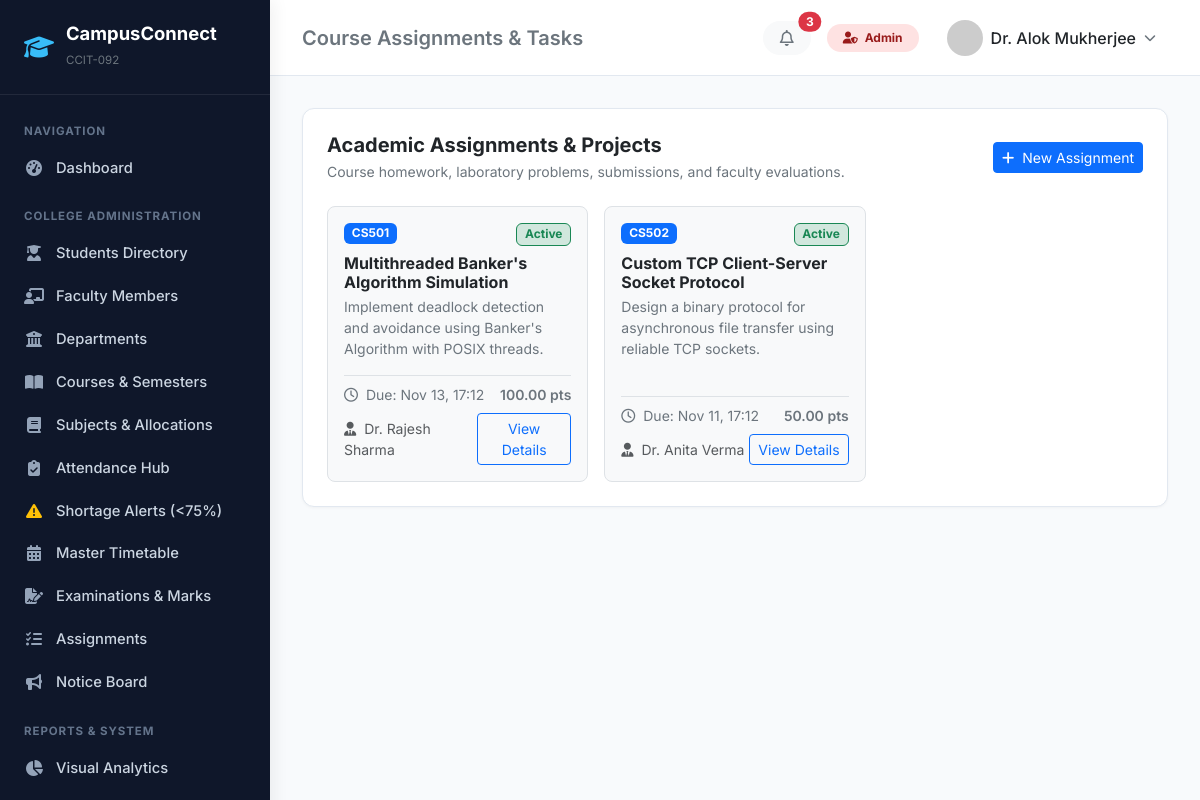
Page /assignments/ (signed in) on the committed database.
### accounts/models.py (models this page shows, shortened)
class CustomUser(AbstractUser):
    ROLE_ADMIN = 'ADMIN'
    ROLE_FACULTY = 'FACULTY'
    ROLE_STUDENT = 'STUDENT'
    ROLE_CHOICES = [
        (ROLE_ADMIN, 'Administrator'),
        (ROLE_FACULTY, 'Faculty / Professor'),
        (ROLE_STUDENT, 'Student'),
    ]
    role = models.CharField(max_length=20, choices=ROLE_CHOICES, default=ROLE_STUDENT)
    phone = models.CharField(max_length=15, blank=True, null=True)
    profile_picture = models.ImageField(upload_to='profiles/', blank=True, null=True)
    address = models.TextField(blank=True, null=True)
    date_of_birth = models.DateField(blank=True, null=True)
    @property
    def is_admin_role(self):
        return self.role == self.ROLE_ADMIN or self.is_superuser
    @property
    def is_faculty_role(self):
        return self.role == self.ROLE_FACULTY
    @property
    def is_student_role(self):
        return self.role == self.ROLE_STUDENT
    @property
    def avatar_url(self):
        if self.profile_picture and hasattr(self.profile_picture, 'url'):
            return self.profile_picture.url
        return f"https://ui-avatars.com/api/?name={self.username}&background=4f46e5&color=fff&size=128"

### assignments/models.py (models this page shows, shortened)
class Assignment(models.Model):
    title = models.CharField(max_length=200)
    description = models.TextField()
    subject = models.ForeignKey(Subject, on_delete=models.CASCADE, related_name='assignments')
    faculty = models.ForeignKey(Faculty, on_delete=models.CASCADE, related_name='created_assignments')
    semester = models.ForeignKey(Semester, on_delete=models.CASCADE, related_name='assignments')
    batch = models.ForeignKey(Batch, on_delete=models.SET_NULL, null=True, blank=True, related_name='assignments')
    attachment = models.FileField(upload_to='assignments/tasks/', blank=True, null=True)
    assigned_date = models.DateTimeField(default=timezone.now)
    due_date = models.DateTimeField()
    max_score = models.DecimalField(max_digits=5, decimal_places=2, default=100.0)
    created_at = models.DateTimeField(auto_now_add=True)
    class Meta:
        ordering = ['-due_date']
    @property
    def is_expired(self):
        return timezone.now() > self.due_date

### academics/models.py (models this page shows, shortened)
class Subject(models.Model):
    TYPE_THEORY = 'THEORY'
    TYPE_PRACTICAL = 'PRACTICAL'
    TYPE_HYBRID = 'HYBRID'
    TYPE_CHOICES = [
        (TYPE_THEORY, 'Theory'),
        (TYPE_PRACTICAL, 'Practical / Lab'),
        (TYPE_HYBRID, 'Hybrid'),
    ]
    code = models.CharField(max_length=20, unique=True)
    name = models.CharField(max_length=150)
    semester = models.ForeignKey(Semester, on_delete=models.CASCADE, related_name='subjects')
    credits = models.PositiveSmallIntegerField(default=4)
    subject_type = models.CharField(max_length=20, choices=TYPE_CHOICES, default=TYPE_THEORY)
    class Meta:
        ordering = ['code']

### faculty/models.py (models this page shows, shortened)
class Faculty(models.Model):
    DESIGNATION_CHOICES = [
        ('PROFESSOR', 'Professor'),
        ('ASSOC_PROF', 'Associate Professor'),
        ('ASST_PROF', 'Assistant Professor'),
        ('HOD', 'Head of Department (HOD)'),
        ('LECTURER', 'Lecturer / Adjunct Faculty'),
    ]
    user = models.OneToOneField(settings.AUTH_USER_MODEL, on_delete=models.CASCADE, related_name='faculty_profile')
    employee_id = models.CharField(max_length=30, unique=True)
    department = models.ForeignKey(Department, on_delete=models.CASCADE, related_name='faculty_members')
    designation = models.CharField(max_length=30, choices=DESIGNATION_CHOICES, default='ASST_PROF')
    qualification = models.CharField(max_length=150, default='Ph.D. / M.Tech')
    joining_date = models.DateField(null=True, blank=True)
    cabin_number = models.CharField(max_length=50, blank=True, null=True)
    emergency_contact = models.CharField(max_length=20, blank=True, null=True)
    is_active = models.BooleanField(default=True)
    class Meta:
        verbose_name_plural = "Faculty Members"
        ordering = ['department', 'employee_id']
    @property
    def full_name(self):
        return self.user.get_full_name() or self.user.username

### assignments/views.py (the view)
# urls.py: path('', views.AssignmentListView.as_view(), name='assignment_list'),
class AssignmentListView(ListView):
    model = Assignment
    template_name = 'assignments/assignment_list.html'
    context_object_name = 'assignments'
    paginate_by = 20
    def get_queryset(self):
        qs = Assignment.objects.select_related('subject', 'faculty__user', 'semester', 'batch')
        user = self.request.user
        if user.is_faculty_role and hasattr(user, 'faculty_profile'):
            qs = qs.filter(faculty=user.faculty_profile)
        elif user.is_student_role and hasattr(user, 'student_profile'):
            qs = qs.filter(semester=user.student_profile.current_semester)
        return qs.order_by('-due_date')

### templates/assignments/assignment_list.html (shortened to what this page needs)
{% extends 'base.html' %}
{% block page_heading %}Course Assignments & Tasks{% endblock %}
{% block content %}
<div class="card p-4">
    <div class="d-flex flex-wrap justify-content-between align-items-center gap-3 mb-4">
        <div>
            <h5 class="fw-bold mb-1">Academic Assignments & Projects</h5>
            <p class="text-secondary small mb-0">Course homework, laboratory problems, submissions, and faculty evaluations.</p>
        </div>
        {% if is_faculty or is_admin %}
            <a href="{% url 'assignment_create' %}" class="btn btn-sm btn-primary">
                <i class="fa-solid fa-plus me-1"></i> New Assignment
            </a>
        {% endif %}
    </div>
    <div class="row g-3">
        {% for a in assignments %}
            <div class="col-md-6 col-lg-4">
                <div class="border rounded-3 p-3 bg-light h-100 d-flex flex-column justify-content-between">
                    <div>
                        <div class="d-flex justify-content-between align-items-start mb-2">
                            <span class="badge bg-primary">{{ a.subject.code }}</span>
                            {% if a.is_expired %}
                                <span class="badge bg-danger-subtle text-danger border border-danger">Closed</span>
                            {% else %}
                                <span class="badge bg-success-subtle text-success border border-success">Active</span>
                            {% endif %}
                        </div>
                        <h6 class="fw-bold text-dark mb-1">
                            <a href="{% url 'assignment_detail' a.id %}" class="text-decoration-none text-dark">
                                {{ a.title }}
                            </a>
                        </h6>
                        <p class="text-secondary small mb-2">{{ a.description|truncatewords:15 }}</p>
                    </div>
                    <div class="pt-2 border-top mt-2">
                        <div class="d-flex justify-content-between align-items-center small text-secondary mb-2">
                            <span><i class="fa-regular fa-clock me-1"></i> Due: {{ a.due_date|date:"M d, H:i" }}</span>
                            <span class="fw-semibold">{{ a.max_score }} pts</span>
                        </div>
                        <div class="d-flex justify-content-between align-items-center">
                            <small class="text-muted"><i class="fa-solid fa-user-tie me-1"></i> {{ a.faculty.full_name }}</small>
                            <a href="{% url 'assignment_detail' a.id %}" class="btn btn-sm btn-outline-primary">
                                View Details
                            </a>
                        </div>
                    </div>
                </div>
            </div>
        {% empty %}
            <div class="col-12 text-center py-5 text-muted">No assignments published for your course yet.</div>
        {% endfor %}
    </div>
</div>
{% endblock %}

### templates/base.html (shortened to what this page needs)
<!DOCTYPE html>
<html lang="en">
<head>
    <link href="https://cdn.jsdelivr.net/npm/bootstrap@5.3.3/dist/css/bootstrap.min.css" rel="stylesheet">
    <link rel="stylesheet" href="https://cdnjs.cloudflare.com/ajax/libs/font-awesome/6.5.1/css/all.min.css">
</head>
<body>
    <aside class="sidebar">
        <a href="{% url 'dashboard_redirect' %}" class="sidebar-brand">
            <i class="fa-solid fa-graduation-cap"></i>
            <div>
                <span class="d-block" style="line-height: 1.2;">CampusConnect</span>
                <small class="text-secondary fw-normal" style="font-size: 0.72rem;">{{ COLLEGE_CODE }}</small>
            </div>
        </a>
        <div class="nav flex-column py-2">
            <span class="nav-section-title">Navigation</span>
            <a href="{% url 'dashboard_redirect' %}" class="nav-link">
                <i class="fa-solid fa-gauge-high"></i> Dashboard
            </a>
            {% if is_admin %}
                <span class="nav-section-title">College Administration</span>
                <a href="{% url 'student_list' %}" class="nav-link">
                    <i class="fa-solid fa-user-graduate"></i> Students Directory
                </a>
                <a href="{% url 'faculty_list' %}" class="nav-link">
                    <i class="fa-solid fa-chalkboard-user"></i> Faculty Members
                </a>
                <a href="{% url 'department_list' %}" class="nav-link">
                    <i class="fa-solid fa-building-columns"></i> Departments
                </a>
                <a href="{% url 'course_list' %}" class="nav-link">
                    <i class="fa-solid fa-book-open"></i> Courses & Semesters
                </a>
                <a href="{% url 'subject_list' %}" class="nav-link">
                    <i class="fa-solid fa-book"></i> Subjects & Allocations
                </a>
                <a href="{% url 'attendance_session_list' %}" class="nav-link">
                    <i class="fa-solid fa-clipboard-check"></i> Attendance Hub
                </a>
                <a href="{% url 'attendance_shortage_report' %}" class="nav-link">
                    <i class="fa-solid fa-triangle-exclamation text-warning"></i> Shortage Alerts (<75%)
                </a>
                <a href="{% url 'timetable_master' %}" class="nav-link">
                    <i class="fa-solid fa-calendar-days"></i> Master Timetable
                </a>
                <a href="{% url 'examination_list' %}" class="nav-link">
                    <i class="fa-solid fa-file-signature"></i> Examinations & Marks
                </a>
                <a href="{% url 'assignment_list' %}" class="nav-link">
                    <i class="fa-solid fa-tasks"></i> Assignments
                </a>
                <a href="{% url 'notice_list' %}" class="nav-link">
                    <i class="fa-solid fa-bullhorn"></i> Notice Board
                </a>
                <span class="nav-section-title">Reports & System</span>
                <a href="{% url 'reports_analytics' %}" class="nav-link">
                    <i class="fa-solid fa-chart-pie"></i> Visual Analytics
                </a>
                <a href="{% url 'audit_log_list' %}" class="nav-link">
                </a>
            {% endif %}
        </div>
    </aside>
    <div class="main-content">
        <header class="topbar">
            <div class="d-flex align-items-center gap-3">
                <h5 class="mb-0 fw-semibold text-secondary d-none d-md-block">
                    {% block page_heading %}{{ COLLEGE_NAME }}{% endblock %}
                </h5>
            </div>
            <div class="d-flex align-items-center gap-3">
                <a href="{% url 'notice_list' %}" class="btn btn-light position-relative rounded-pill px-3 py-1">
                    <i class="fa-regular fa-bell text-secondary"></i>
                    {% if unread_notices_count > 0 %}
                        <span class="position-absolute top-0 start-100 translate-middle badge rounded-pill bg-danger">
                            {{ unread_notices_count }}
                        </span>
                    {% endif %}
                </a>
                {% if is_admin %}
                    <span class="badge badge-role-admin px-3 py-2 rounded-pill"><i class="fa-solid fa-user-shield me-1"></i> Admin</span>
                {% elif is_faculty %}
                    <span class="badge badge-role-faculty px-3 py-2 rounded-pill"><i class="fa-solid fa-chalkboard-user me-1"></i> Faculty</span>
                {% elif is_student %}
                    <span class="badge badge-role-student px-3 py-2 rounded-pill"><i class="fa-solid fa-user-graduate me-1"></i> Student</span>
                {% endif %}
                <div class="dropdown">
                    <button class="btn btn-white d-flex align-items-center gap-2 border-0" data-bs-toggle="dropdown">
                        <img src="{{ request.user.avatar_url }}" alt="User" class="rounded-circle" width="36" height="36">
                        <span class="fw-medium text-dark d-none d-sm-inline">{{ request.user.get_full_name|default:request.user.username }}</span>
                        <i class="fa-solid fa-chevron-down text-secondary" style="font-size: 0.75rem;"></i>
                    </button>
                </div>
            </div>
        </header>
        <main class="content-body">
            {% block content %}{% endblock %}
        </main>
    </div>
</body>
</html>

### templates/base.html (style rules this page uses)
:root { --brand-primary: #1e3a8a; --brand-secondary: #3b82f6; --brand-accent: #0ea5e9; --bg-canvas: #f8fafc; --sidebar-bg: #0f172a; --sidebar-hover: #1e293b; --card-border: #e2e8f0; }
body { font-family: 'Inter', -apple-system, BlinkMacSystemFont, sans-serif; background-color: var(--bg-canvas); color: #1e293b; min-height: 100vh; }
.sidebar { width: 270px; background-color: var(--sidebar-bg); color: #94a3b8; min-height: 100vh; position: fixed; top: 0; left: 0; z-index: 1030; transition: all 0.3s ease; box-shadow: 4px 0 16px rgba(0,0,0,0.06); overflow-y: auto; }
.sidebar-brand { padding: 1.4rem 1.5rem; border-bottom: 1px solid rgba(255,255,255,0.08); display: flex; align-items: center; gap: 12px; color: #fff; text-decoration: none; font-weight: 700; font-size: 1.15rem; }
.sidebar-brand i { color: #38bdf8; font-size: 1.5rem; }
.nav-section-title { font-size: 0.72rem; text-transform: uppercase; letter-spacing: 0.08em; color: #64748b; padding: 1.2rem 1.5rem 0.4rem; font-weight: 700; }
.sidebar .nav-link { color: #cbd5e1; padding: 0.65rem 1.5rem; display: flex; align-items: center; gap: 12px; font-size: 0.92rem; font-weight: 500; transition: all 0.15s ease; text-decoration: none; }
.sidebar .nav-link i { width: 20px; text-align: center; font-size: 1rem; color: #94a3b8; }
.main-content { margin-left: 270px; min-height: 100vh; display: flex; flex-direction: column; }
.topbar { background: #fff; border-bottom: 1px solid var(--card-border); padding: 0.85rem 2rem; display: flex; justify-content: space-between; align-items: center; position: sticky; top: 0; z-index: 1020; }
.content-body { padding: 2rem; flex: 1; }
.card { border: 1px solid var(--card-border); border-radius: 12px; box-shadow: 0 1px 3px rgba(0,0,0,0.04); background-color: #fff; }
.badge-role-admin { background-color: #fee2e2; color: #991b1b; }

### rows in the picture
CustomUser: user.get_full_name "Dr. Alok Mukherjee"
Assignment: subject.code "CS501", shows "Active", title "Multithreaded Banker's Algorithm Simulation", description "Implement deadlock detection and avoidance using Banker's Algorithm with POSIX threads.", due_date "Nov 13, 17:12", max_score "100.00", faculty.full_name "Dr. Rajesh Sharma"
Assignment: subject.code "CS502", shows "Active", title "Custom TCP Client-Server Socket Protocol", description "Design a binary protocol for asynchronous file transfer using reliable TCP sockets.", due_date "Nov 11, 17:12", max_score "50.00", faculty.full_name "Dr. Anita Verma"

### other values in the picture
{{ COLLEGE_CODE }} "CCIT-092"
{{ unread_notices_count }} "3"
